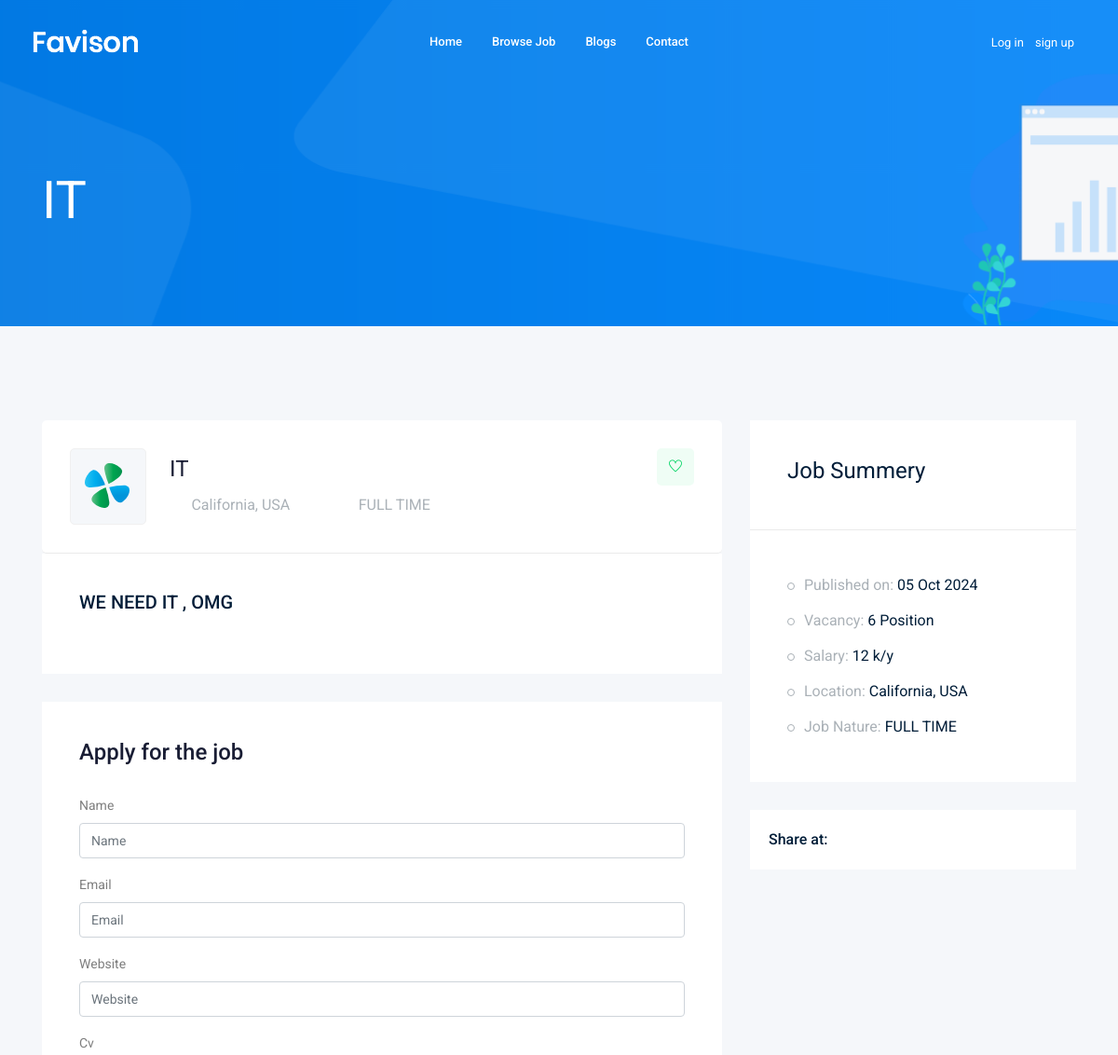
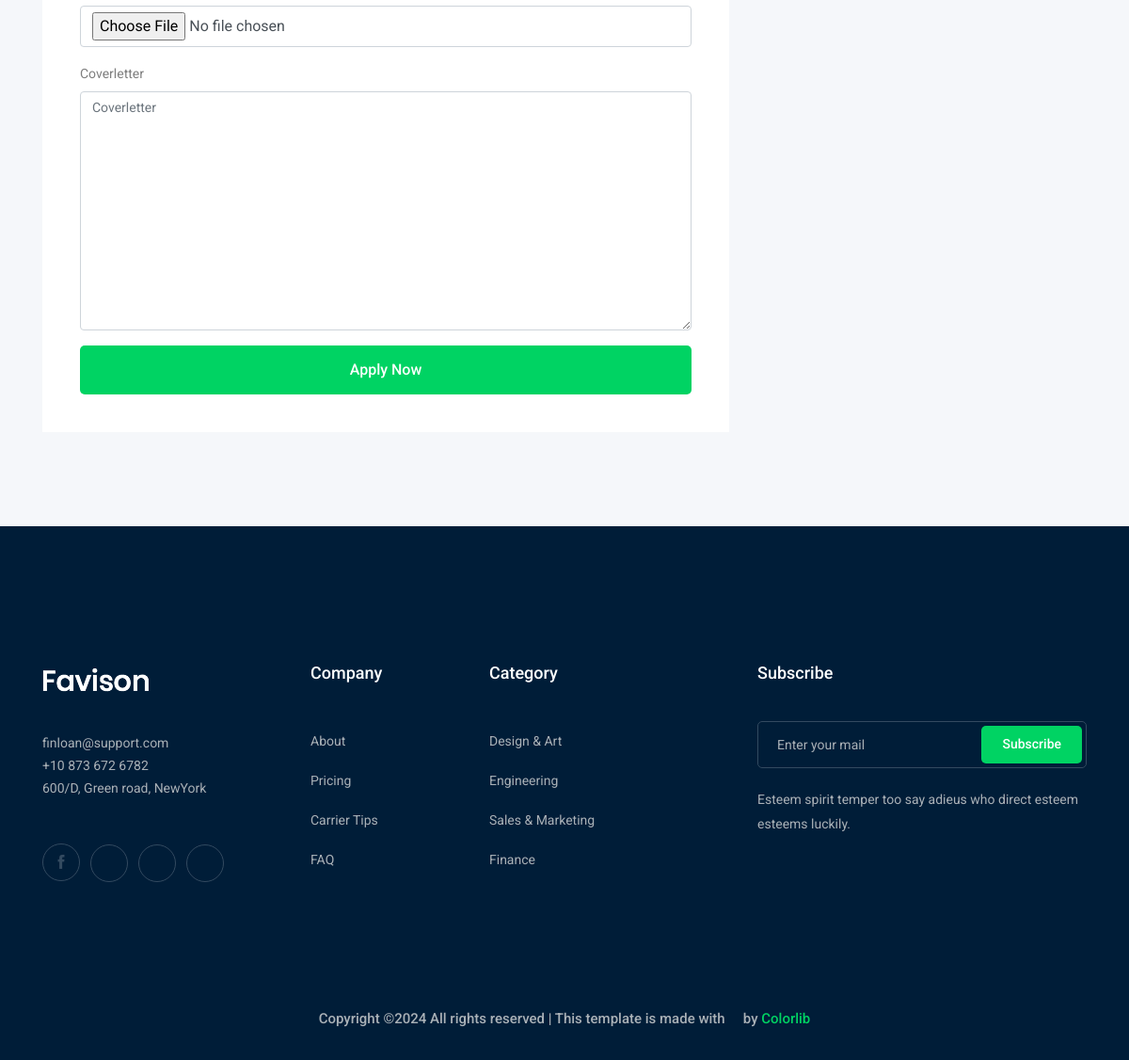
The page /jobs/it on the database its author committed (2 pictures, top to bottom).
### job/models.py (models this page shows, shortened)
class job(models.Model):
    owner=models.ForeignKey(User, on_delete=models.CASCADE)
    title=models.CharField(max_length=30)
    description=models.TextField(max_length=10000)
    Published_on=models.DateTimeField( auto_now=True)
    vacancy=models.IntegerField(default=1)
    Salary =models.IntegerField(default=1)
    Job_Nature=models.CharField(max_length=50,choices=JOB_TYPE)
    category =models.ForeignKey('category',on_delete=models.CASCADE)
    image = models.ImageField( upload_to='jobs/')
    slug= models.SlugField(blank=True,null=True)

### job/views.py (the view)
# urls.py: path('<str:slug>', views.job_detail,name='job_detail'),
def job_detail ( request , slug ) :
    job_detail = job.objects.get( slug = slug  )
    if request.method=='POST':
        form= applyform(request.POST, request.FILES)
        if form.is_valid():
            myform=form.save(commit=False)
            myform.job= job_detail
            myform.owner= request.user
            myform.save()
            return redirect(reverse('jobs:job_list'))
    else:
        form=applyform()
    context = {'job': job_detail,'form':form}
    return render(request,'job/job_detail.html',context)

### job/form.py
class applyform(forms.ModelForm):
    class Meta:
        model=apply
        fields=['name','email','website','cv','coverletter']

### job/templates/job/job_detail.html (shortened to what this page needs)
{% extends 'base.html' %}
{% load bootstrap4 %}
    {% block body %}
    <div class="bradcam_area bradcam_bg_1">
        <div class="container">
            <div class="row">
                <div class="col-xl-12">
                    <div class="bradcam_text">
                        <h3>{{job.title}}</h3>
                    </div>
                </div>
            </div>
        </div>
    </div>
    <div class="job_details_area">
        <div class="container">
            <div class="row">
                <div class="col-lg-8">
                    <div class="job_details_header">
                        <div class="single_jobs white-bg d-flex justify-content-between">
                            <div class="jobs_left d-flex align-items-center">
                                <div class="thumb">
                                    <img src="img/svg_icon/1.svg" alt="">
                                </div>
                                <div class="jobs_conetent">
                                    <a href="#"><h4>{{job.title}}</h4></a>
                                    <div class="links_locat d-flex align-items-center">
                                        <div class="location">
                                            <p> <i class="fa fa-map-marker"></i> California, USA</p>
                                        </div>
                                        <div class="location">
                                            <p> <i class="fa fa-clock-o"></i> {{job.Job_Nature}}</p>
                                        </div>
                                    </div>
                                </div>
                            </div>
                            <div class="jobs_right">
                                <div class="apply_now">
                                    <a class="heart_mark" href="#"> <i class="ti-heart"></i> </a>
                                </div>
                            </div>
                        </div>
                    </div>
                    <div class="descript_wrap white-bg">
                        <div class="single_wrap">
                            <h4>{{job.description}}</h4>
                        </div>
                    </div>
                    <div class="apply_job_form white-bg">
                        <h4>Apply for the job</h4>
                        <form method="post" enctype="multipart/form-data">
                            {% bootstrap_form form %}
                            {% buttons %}
                            <button class="boxed-btn3 w-100" type="submit">Apply Now</button>
                            {% endbuttons %}
                        </form>
                    </div>
                </div>
                <div class="col-lg-4">
                    <div class="job_sumary">
                        <div class="summery_header">
                            <h3>Job Summery</h3>
                        </div>
                        <div class="job_content">
                            <ul>
                                <li>Published on: <span>{{job.Published_on|date:'d M o'}}</span></li>
                                <li>Vacancy: <span>{{job.vacancy}} Position</span></li>
                                <li>Salary: <span> {{job.Salary}} k/y</span></li>
                                <li>Location: <span>California, USA</span></li>
                                <li>Job Nature: <span> {{job.Job_Nature}}</span></li>
                            </ul>
                        </div>
                    </div>
                    <div class="share_wrap d-flex">
                        <span>Share at:</span>
                        <ul>
                            <li><a href="#"> <i class="fa fa-facebook"></i></a> </li>
                            <li><a href="#"> <i class="fa fa-google-plus"></i></a> </li>
                            <li><a href="#"> <i class="fa fa-twitter"></i></a> </li>
                            <li><a href="#"> <i class="fa fa-envelope"></i></a> </li>
                        </ul>
                    </div>
                    <div class="job_location_wrap">
                        <div class="job_lok_inner">
                            <div id="map" style="height: 200px;"></div>
                          </div>
                    </div>
                </div>
            </div>
        </div>
    </div>
    {% endblock body %}

### rows shown on the page
job: title "IT", Job_Nature "FULL TIME", description "WE NEED IT , OMG", Published_on "05 Oct 2024", vacancy "6", Salary "12"
